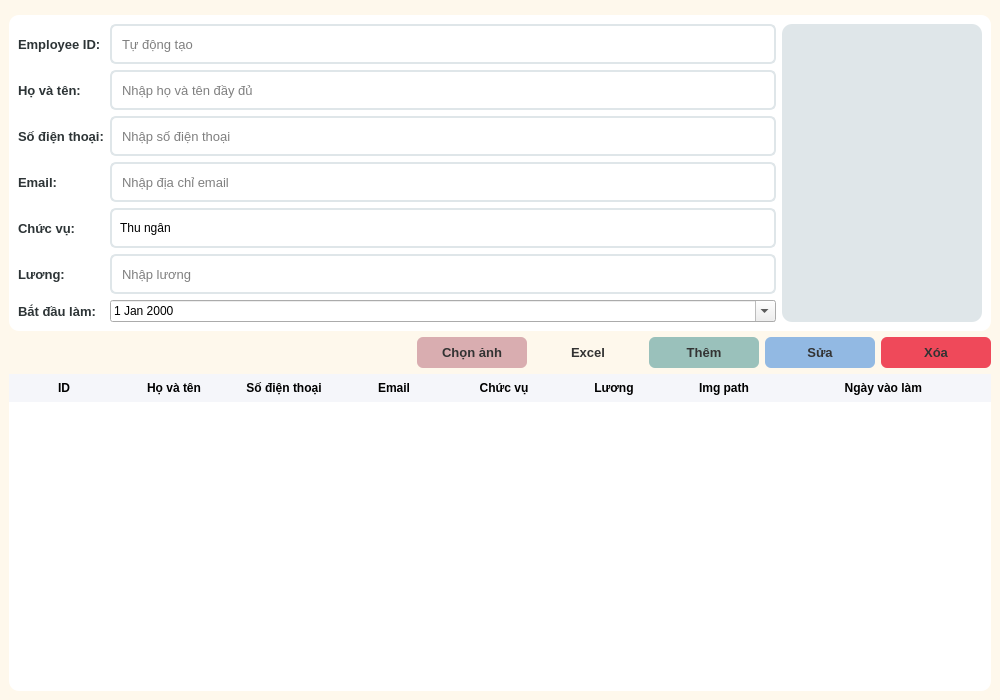
<?xml version="1.0" encoding="UTF-8"?>
<ui version="4.0">
 <class>EmployeeWindow</class>
 <widget class="QMainWindow" name="EmployeeWindow">
  <property name="geometry">
   <rect>
    <x>0</x>
    <y>0</y>
    <width>1000</width>
    <height>700</height>
   </rect>
  </property>
  <property name="windowTitle">
   <string>Employee Management System</string>
  </property>
  <property name="styleSheet">
   <string notr="true">
    QMainWindow {
        background-color: #f5f6fa;
    }
    QWidget#centralWidget {
        background-color: rgb(254, 248, 236);
    }
    QGroupBox {
        background-color: #ffffff;
        border-radius: 10px;
        border: none;
        margin-top: 15px;
    }
    QGroupBox::title {
        color: #2d3436;
        font-size: 14px;
        font-weight: bold;
        padding: 5px;
    }
    QLabel {
        color: #2d3436;
        font-size: 13px;
        font-weight: bold;
		background-color: white;
    }
    QLineEdit {
        padding: 8px;
        border: 2px solid #dfe6e9;
        border-radius: 6px;
        background-color: #ffffff;
        font-size: 13px;
        min-height: 20px;
    }
    QLineEdit:focus {
        border: 2px solid #74b9ff;
    }
    QComboBox {
        padding: 8px;
        border: 2px solid #dfe6e9;
        border-radius: 6px;
        background-color: #ffffff;
        min-height: 20px;
    }
    QComboBox:drop-down {
        border: none;
        padding: 0 5px;
    }
    QPushButton {
        padding: 8px 15px;
        border-radius: 6px;
        font-size: 13px;
        font-weight: bold;
        min-width: 80px;
		 color: #333;
    }
    QPushButton#addButton {
        background-color: #9ac1bb;
        color: #333;
        border: none;
    }
    QPushButton#addButton:hover {
        background-color: #84a6a0;
    }
    QPushButton#fixButton {
        background-color: #92b9e3;
        color: #333;
        border: none;
    }
    QPushButton#fixButton:hover {
        background-color: #7fa1c5;
    }
    QPushButton#deleteButton {
        background-color: #ef495a;
        color: #333;
        border: none;
    }
    QPushButton#deleteButton:hover {
        background-color: #dc4355;
    }
	QPushButton#imgpathButton {
        background-color: #d9adb0;
        color: #333;
        border: none;
    }
    QPushButton#imgpathButton:hover {
        background-color: #cc999e;
    }
    QTableWidget {
        background-color: #ffffff;
        border: none;
        border-radius: 10px;
        gridline-color: #dfe6e9;
    }
    QTableWidget::item {
        padding: 5px;
    }
    QHeaderView::section {
        background-color: #f5f6fa;
        padding: 5px;
        border: none;
        font-weight: bold;
    }
   </string>
  </property>
  <widget class="QWidget" name="centralWidget">
   <layout class="QVBoxLayout" name="verticalLayout">
    <property name="topMargin">
     <number>0</number>
    </property>
    <item>
     <widget class="QGroupBox" name="employeeInfoGroup">
      <property name="title">
       <string/>
      </property>
      <layout class="QHBoxLayout" name="horizontalLayout">
       <property name="topMargin">
        <number>9</number>
       </property>
       <item>
        <layout class="QGridLayout" name="formLayout">
         <item row="0" column="0">
          <widget class="QLabel" name="idLabel">
           <property name="text">
            <string>Employee ID:</string>
           </property>
          </widget>
         </item>
         <item row="0" column="1">
          <widget class="QLineEdit" name="idInput">
           <property name="enabled">
            <bool>false</bool>
           </property>
           <property name="placeholderText">
            <string>Tự động tạo</string>
           </property>
          </widget>
         </item>
         <item row="1" column="0">
          <widget class="QLabel" name="nameLabel">
           <property name="text">
            <string>Họ và tên:</string>
           </property>
          </widget>
         </item>
         <item row="1" column="1">
          <widget class="QLineEdit" name="nameInput">
           <property name="placeholderText">
            <string>Nhập họ và tên đầy đủ</string>
           </property>
          </widget>
         </item>
         <item row="2" column="0">
          <widget class="QLabel" name="phoneLabel">
           <property name="text">
            <string>Số điện thoại:</string>
           </property>
          </widget>
         </item>
         <item row="2" column="1">
          <widget class="QLineEdit" name="phoneInput">
           <property name="placeholderText">
            <string>Nhập số điện thoại</string>
           </property>
          </widget>
         </item>
         <item row="3" column="0">
          <widget class="QLabel" name="emailLabel">
           <property name="text">
            <string>Email:</string>
           </property>
          </widget>
         </item>
         <item row="3" column="1">
          <widget class="QLineEdit" name="emailInput">
           <property name="placeholderText">
            <string>Nhập địa chỉ email</string>
           </property>
          </widget>
         </item>
         <item row="4" column="0">
          <widget class="QLabel" name="positionLabel">
           <property name="text">
            <string>Chức vụ:</string>
           </property>
          </widget>
         </item>
         <item row="4" column="1">
          <widget class="QComboBox" name="positionCombo">
           <item>
            <property name="text">
             <string>Thu ngân</string>
            </property>
           </item>
           <item>
            <property name="text">
             <string>Nhân viên chăm sóc</string>
            </property>
           </item>
           <item>
            <property name="text">
             <string>Quản lý</string>
            </property>
           </item>
          </widget>
         </item>
         <item row="5" column="0">
          <widget class="QLabel" name="salaryLabel">
           <property name="text">
            <string>Lương:</string>
           </property>
          </widget>
         </item>
         <item row="5" column="1">
          <widget class="QLineEdit" name="salaryInput">
           <property name="placeholderText">
            <string>Nhập lương</string>
           </property>
          </widget>
         </item>
         <item row="6" column="0">
          <widget class="QLabel" name="startDateLabel">
           <property name="text">
            <string>Bắt đầu làm:</string>
           </property>
          </widget>
         </item>
         <item row="6" column="1">
          <widget class="QDateEdit" name="startDateEdit">
           <property name="calendarPopup">
            <bool>true</bool>
           </property>
          </widget>
         </item>
        </layout>
       </item>
       <item>
        <widget class="QLabel" name="photoLabel">
         <property name="minimumSize">
          <size>
           <width>200</width>
           <height>200</height>
          </size>
         </property>
         <property name="maximumSize">
          <size>
           <width>200</width>
           <height>298</height>
          </size>
         </property>
         <property name="styleSheet">
          <string notr="true">
           background-color: #dfe6e9;
           border-radius: 10px;
          </string>
         </property>
         <property name="text">
          <string/>
         </property>
         <property name="pixmap">
          <pixmap>user-placeholder.png</pixmap>
         </property>
         <property name="scaledContents">
          <bool>true</bool>
         </property>
        </widget>
       </item>
      </layout>
     </widget>
    </item>
    <item>
     <layout class="QHBoxLayout" name="buttonLayout">
      <item>
       <spacer name="horizontalSpacer">
        <property name="orientation">
         <enum>Qt::Horizontal</enum>
        </property>
        <property name="sizeHint" stdset="0">
         <size>
          <width>40</width>
          <height>20</height>
         </size>
        </property>
       </spacer>
      </item>
      <item>
       <widget class="QPushButton" name="imgpathButton">
        <property name="text">
         <string>Chọn ảnh</string>
        </property>
       </widget>
      </item>
      <item>
       <widget class="QPushButton" name="excelButton">
        <property name="text">
         <string>Excel</string>
        </property>
       </widget>
      </item>
      <item>
       <widget class="QPushButton" name="addButton">
        <property name="text">
         <string>Thêm</string>
        </property>
       </widget>
      </item>
      <item>
       <widget class="QPushButton" name="fixButton">
        <property name="text">
         <string>Sửa</string>
        </property>
       </widget>
      </item>
      <item>
       <widget class="QPushButton" name="deleteButton">
        <property name="text">
         <string>Xóa</string>
        </property>
       </widget>
      </item>
     </layout>
    </item>
    <item>
     <widget class="QTableWidget" name="employeeTable">
      <attribute name="horizontalHeaderDefaultSectionSize">
       <number>110</number>
      </attribute>
      <attribute name="horizontalHeaderStretchLastSection">
       <bool>true</bool>
      </attribute>
      <attribute name="verticalHeaderStretchLastSection">
       <bool>false</bool>
      </attribute>
      <column>
       <property name="text">
        <string>ID</string>
       </property>
      </column>
      <column>
       <property name="text">
        <string>Họ và tên</string>
       </property>
      </column>
      <column>
       <property name="text">
        <string>Số điện thoại</string>
       </property>
      </column>
      <column>
       <property name="text">
        <string>Email</string>
       </property>
      </column>
      <column>
       <property name="text">
        <string>Chức vụ</string>
       </property>
      </column>
      <column>
       <property name="text">
        <string>Lương</string>
       </property>
      </column>
      <column>
       <property name="text">
        <string>Img path</string>
       </property>
      </column>
      <column>
       <property name="text">
        <string>Ngày vào làm </string>
       </property>
      </column>
     </widget>
    </item>
   </layout>
  </widget>
 </widget>
 <resources/>
 <connections/>
</ui>
